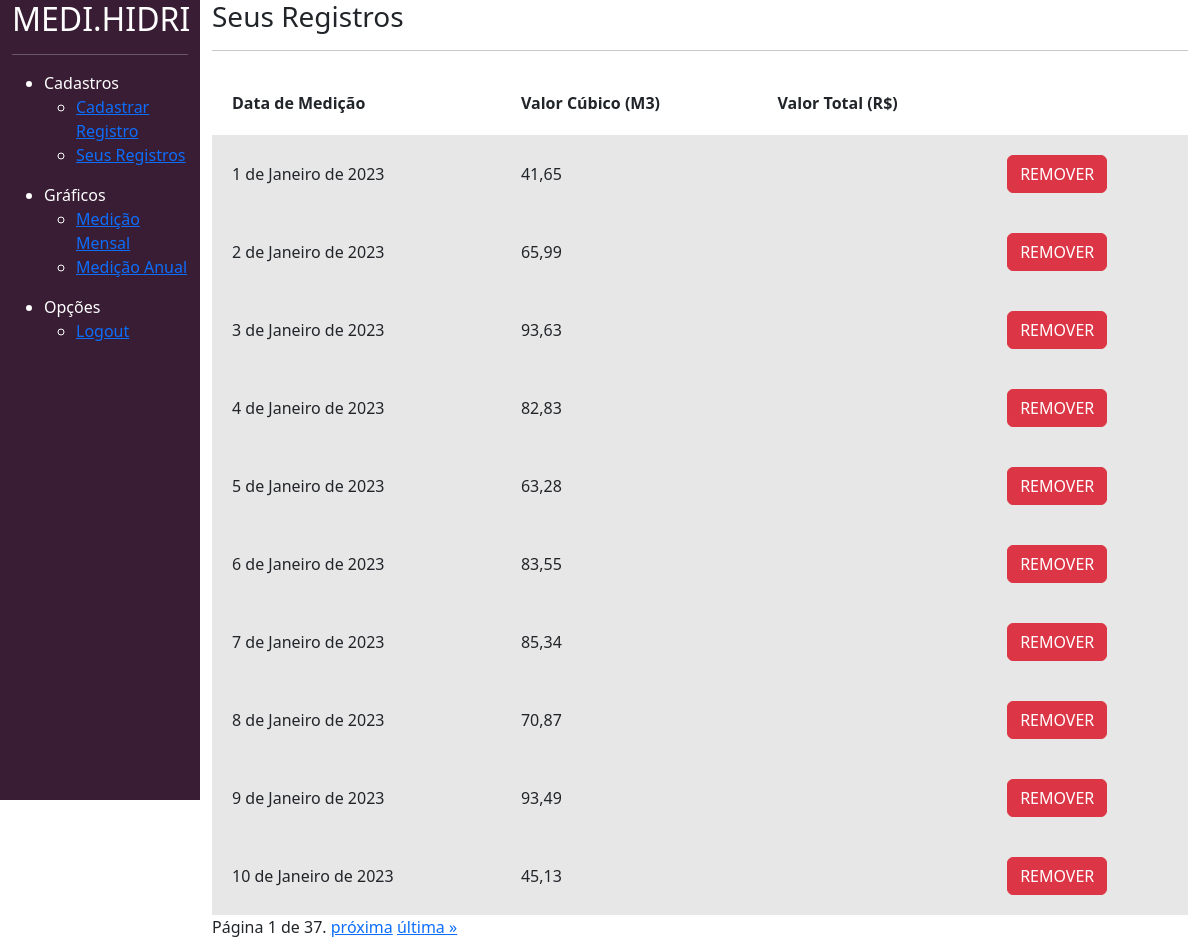
Page /divulgar/seus_registros/ (signed in) on the committed database.
### divulgar/models.py (models this page shows)
class Medicao(models.Model):
    usuario = models.ForeignKey(User, on_delete=models.DO_NOTHING)
    dt      = models.DateField(default=datetime.now)
    m3      = models.FloatField()
    total   = models.FloatField()

### divulgar/views.py (the view)
# urls.py: path('seus_registros/', views.seus_registros, name="seus_registros"),
@login_required
def seus_registros(request):
    if request.method == "GET":
        medicao = Medicao.objects.filter(usuario=request.user).order_by('dt')
        paginator = Paginator(medicao, 10)  # 10 itens por página
        page_number = request.GET.get('page')
        page = paginator.get_page(page_number)
        brazilian_locale = babel.Locale('pt_BR')
        for m in page:
            m.m3_formatado = "{:.2f}".format(decimal.Decimal(m.m3)).replace('.', ',')
            m.total_formatado = numbers.format_currency(m.total, 'BRL', locale=brazilian_locale)
        return render(request, 'seus_registros.html', {'medicao': page})

### divulgar/templates/seus_registros.html (shortened to what this page needs)
{% load static %}
<!doctype html>
<html lang="pt-BR">
<head>
    <link href="https://cdn.jsdelivr.net/npm/bootstrap@5.3.0-alpha1/dist/css/bootstrap.min.css" rel="stylesheet">
    <link href="{% static 'usuarios/css/cadastro.css' %}" rel="stylesheet">
    <link href="{% static 'divulgar/css/seus_registros.css' %}" rel="stylesheet">
</head>
<body>
<div class="container-fluid">
    <div class="row">
        <div class="col-md-2 bg-side sidebar">
            <h2>MEDI.HIDRI</h2>
            <hr>
            <ul>
                <li>Cadastros</li>
                <ul>
                    <li><a href="{% url 'novo_registro' %}" rel="stylesheet"> Cadastrar Registro </a></li>
                </ul>
                <ul>
                    <li><a href="{% url 'seus_registros' %}" rel="stylesheet"> Seus Registros </a></li>
                </ul>
            </ul>
            <ul>
                <li>Gráficos</li>
                <ul>
                    <li><a href="{% url 'dashboard' %}" rel="stylesheet"> Medição Mensal </a></li>
                </ul>
                <ul>
                    <li><a href="{% url 'dashboard_totalizado' %}" rel="stylesheet"> Medição Anual </a></li>
                </ul>
            </ul>
            <ul>
                <li>Opções</li>
                <ul>
                    <li><a href="{% url 'sair' %}" rel="stylesheet"> Logout </a></li>
                </ul>
            </ul>
        </div>
        <div class="col-md">
            <div class="wrapper">
                <div class="box width80">
                    <h3 class="font-vinho">Seus Registros</h3>
                    <hr>
                    <table class="tabela" cellpadding="20">
                        <tr>
                            <th>Data de Medição</th>
                            <th>Valor Cúbico (M3)</th>
                            <th>Valor Total (R$)</th>
                        </tr>
                        {% for medicao in medicao %}
                            <tr class="tabela-linha">
                                <td>{{ medicao.dt }}</td>
                                <td>{{ medicao.m3_formatado }}</td>
                                <td>{{ medicao.total_formatado }}</td>
                                <td>
                                    <a href="{% url 'remover_registro' medicao.id %}" class="btn btn-danger">REMOVER</a>
                                </td>
                            </tr>
                        {% endfor %}
                    </table>
                </div>
            </div>
            <div class="pagination">
            <span class="step-links">
                <span class="current">
                    Página {{ medicao.number }} de {{ medicao.paginator.num_pages }}.
                </span>
                {% if medicao.has_next %}
                    <a href="?page={{ medicao.next_page_number }}">próxima</a>
                    <a href="?page={{ medicao.paginator.num_pages }}">última &raquo;</a>
                {% endif %}
            </span>
        </div>
        </div>
    </div>
</div>
</body>
</html>

### templates/static/usuarios/css/cadastro.css (style rules this page uses)
.bg-side { background-color: #391D34; color: white; height: 100vh; }

### templates/static/divulgar/css/seus_registros.css (style rules this page uses)
.tabela { width: 100%; margin-top: 20px; }
.tabela-linha { background-color: #e8e7e7; }

### rows in the picture
Medicao: dt "1 de Janeiro de 2023", m3_formatado "41,65"
Medicao: dt "2 de Janeiro de 2023", m3_formatado "65,99"
Medicao: dt "3 de Janeiro de 2023", m3_formatado "93,63"
Medicao: dt "4 de Janeiro de 2023", m3_formatado "82,83"
Medicao: dt "5 de Janeiro de 2023", m3_formatado "63,28"
Medicao: dt "6 de Janeiro de 2023", m3_formatado "83,55"
Medicao: dt "7 de Janeiro de 2023", m3_formatado "85,34"
Medicao: dt "8 de Janeiro de 2023", m3_formatado "70,87"
Medicao: dt "9 de Janeiro de 2023", m3_formatado "93,49"
Medicao: dt "10 de Janeiro de 2023", m3_formatado "45,13"

### other values in the picture
{{ medicao.number }} "1"
{{ medicao.paginator.num_pages }} "37"
